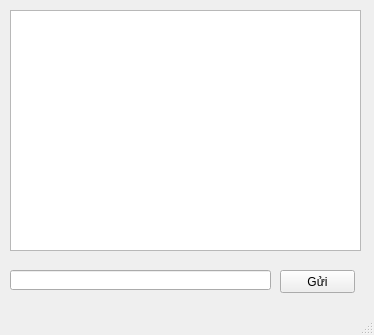
<?xml version="1.0" encoding="UTF-8"?>
<ui version="4.0">
 <class>MainWindow</class>
 <widget class="QMainWindow" name="MainWindow">
  <property name="geometry">
   <rect>
    <x>0</x>
    <y>0</y>
    <width>374</width>
    <height>335</height>
   </rect>
  </property>
  <property name="windowTitle">
   <string>MainWindow</string>
  </property>
  <widget class="QWidget" name="centralwidget">
   <widget class="QTextEdit" name="chatBox">
    <property name="geometry">
     <rect>
      <x>10</x>
      <y>10</y>
      <width>351</width>
      <height>241</height>
     </rect>
    </property>
   </widget>
   <widget class="QLineEdit" name="input">
    <property name="geometry">
     <rect>
      <x>10</x>
      <y>270</y>
      <width>261</width>
      <height>20</height>
     </rect>
    </property>
   </widget>
   <widget class="QPushButton" name="btnSend">
    <property name="geometry">
     <rect>
      <x>280</x>
      <y>270</y>
      <width>75</width>
      <height>23</height>
     </rect>
    </property>
    <property name="text">
     <string>Gửi</string>
    </property>
   </widget>
  </widget>
  <widget class="QMenuBar" name="menubar">
   <property name="geometry">
    <rect>
     <x>0</x>
     <y>0</y>
     <width>374</width>
     <height>21</height>
    </rect>
   </property>
  </widget>
  <widget class="QStatusBar" name="statusbar"/>
 </widget>
 <resources/>
 <connections/>
</ui>
